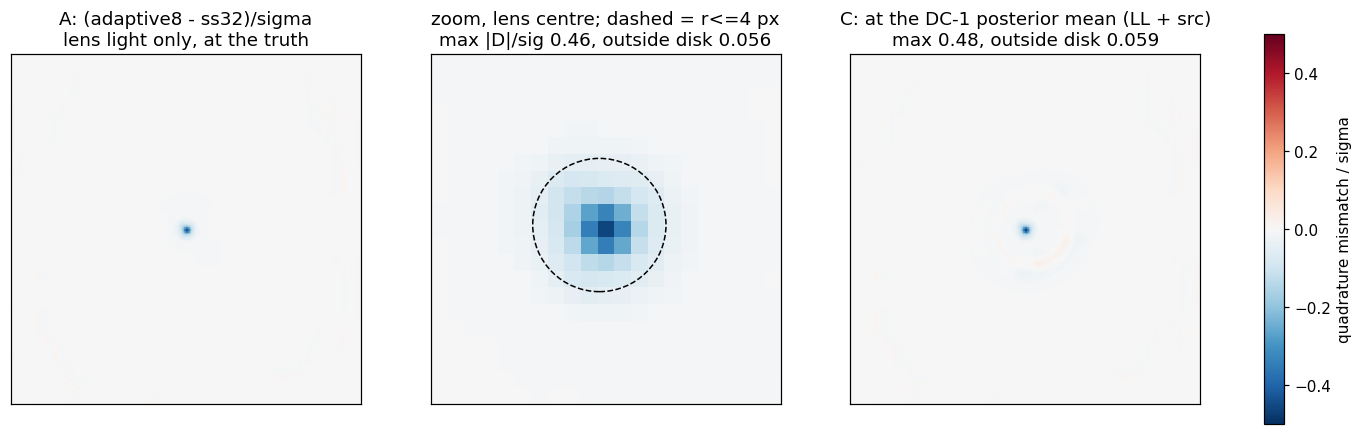

Source code (Python):
"""Can the lens-light cusp quadrature error (adaptive tier 8 vs the generator's uniform ss=32)
explain the 3-9 sigma lens-mass bias of the vela22 Sersic fit?

A. Measure the mismatch image D = LL_adaptive8(truth) - LL_ss32(truth) (lens light only; the
   generator's lens_light_only.npy IS the ss=32 truth render, reproduced here to float32).
B. Fisher linear response at the truth start z0 (truth lens + bootstrapped Sersic source):
   E[dz] = -F^-1 J^T W D, F = J^T W J, J = d(lstsq model image)/dz at the fit's quadrature.
   Convert to parameter space and divide by the MCLMC posterior sigma of the DC-1 fit.
   Also: Fisher sigma vs MCLMC sigma (is the linearisation trustworthy?).
C. Same mismatch at the DC-1 posterior-mean model (lens light + fitted Sersic source, both at
   adaptive-8 vs uniform ss=32 with the same lstsq coefficients) -> the 'undersampling at the
   MAP' doubt, and its Fisher bias.
D. Predictions for a refit with the r<=4 px lens-centre disk masked: residual quadrature bias
   and the Fisher width inflation of the mass parameters.
Outputs: vela22_cusp_bias.png / .json in this directory."""
import sys, os, json, copy, dataclasses, numpy as np, jax, jax.numpy as jnp
jax.config.update("jax_enable_x64", True)
import matplotlib; matplotlib.use("Agg"); import matplotlib.pyplot as plt
import yaml, tensorflow_probability.substrates.jax as tfp; tfd = tfp.distributions
from gigalens.jax.experimental.adaptive_supersample import AdaptiveSceneSimulator
from gigalens.jax.scene_simulator import SceneSimulator
from gigalens.jax.scene import Component, Plane, LensModel
from gigalens.jax.profiles.light import sersic
from gigalens.jax.profiles.mass import epl, shear
from gigalens_research.simtests.cli import _load_campaign
from gigalens_research.simtests.system import System
from gigalens_research.simtests.registry import get_inference_builder
from gigalens_research.simtests.experiments.vela_simulated import resolve_truth_prior_spec, _make_dist
from gigalens_research.inference_utils.params import truth_x_to_scene_params
HERE = os.path.dirname(os.path.abspath(__file__))
BASE = "/pscratch/sd/l/linusu/gigalens/simtests_results/vela_f140w_v3"; SID = "vela22_cam12_a0.400_rep00"
system = System.load(BASE + "/dataset", SID); cfg = system.sim_config; cfg1 = dataclasses.replace(cfg, supersample=1)
spec = _load_campaign("experiments/vela_f140w_v3/fit_sersic_truthinit_vela22.yaml"); kw = spec.effective_pipeline_kwargs({"fit": "sersic_truthinit_v1"})
prob = get_inference_builder(spec.inference.builder)(system, **kw)
ds = prob.datasets[0]; grid = ds.adaptive_grid; sim_ad = prob.simulators[0]
obs = jnp.asarray(prob.observed_image); err = jnp.asarray(prob.error_map); errn = np.asarray(err)
mask = np.asarray(ds.mask, bool) if ds.mask is not None else np.ones(errn.shape, bool)
z0 = np.load(f"{BASE}/runs/{SID}/fitsersic_truthinit_v1/undersampling_check/arrays.npz")["z0"]
Sfree = np.load(f"{BASE}/runs/{SID}/fitsersic_v1/mclmc/arrays.npz")["samples_z"]; D = Sfree.shape[-1]
zmean = Sfree.reshape(-1, D).mean(0); zstd = Sfree.reshape(-1, D).std(0)
post = json.load(open("experiments/vela_f140w_v3/fit_results/vela22_truthinit_v1/summary.json"))["sersic_free"]["stats"]
keys = list(prob.labeled_samples(jnp.asarray(z0)[None]).keys())
def theta(z):
    lab = prob.labeled_samples(jnp.asarray(z)[None]); return jnp.stack([jnp.asarray(lab[k], jnp.float64).reshape(()) for k in keys])
yy, xx = np.indices(errn.shape)
def disk(cy_arc, cx_arc, r_pix):
    row = (errn.shape[0] - 1) / 2 + cy_arc / cfg.delta_pix; col = (errn.shape[1] - 1) / 2 + cx_arc / cfg.delta_pix
    return np.hypot(yy - row, xx - col) <= r_pix
LL = system.truth_x[1][0]; disk4 = disk(float(LL["center_y"]), float(LL["center_x"]), 4.0)
out = {}
# ---------------- A. lens-light-only mismatch at the truth (twin non-lstsq model, as vela22_cusp_conv.py)
tps = resolve_truth_prior_spec(yaml.safe_load(open("experiments/vela_f140w_v3/campaign.yaml"))["dataset"].get("truth_prior"))
def cp(g, c): return {p: (float(d["value"]) if d["dist"] == "Fixed" else _make_dist(d, p)) for p, d in tps[g][c].items()}
src_p = {k: tfd.Normal(0.0, 1.0) for k in ["Ie", "R_sersic", "n_sersic", "e1", "e2", "center_x", "center_y"]}
model_nl = LensModel([Plane(mass=[Component(epl.EPL(50), cp("lens_mass", "0")), Component(shear.Shear(), cp("lens_mass", "1"))],
                            light=[Component(sersic.SersicEllipse(use_lstsq=False), cp("lens_light", "0"))]),
                      Plane(deflection_ratio=1.0, light=[Component(sersic.SersicEllipse(use_lstsq=False), src_p)])])
t = copy.deepcopy(system.truth_x); t[2][0] = dict(Ie=0.0, R_sersic=0.2, n_sersic=1.0, e1=0.0, e2=0.0, center_x=0.0, center_y=0.0)
p_nl = truth_x_to_scene_params(t, model_nl)
LL_ad = np.asarray(AdaptiveSceneSimulator(model_nl, cfg1, grid).simulate(p_nl)).squeeze()
LL_32 = np.asarray(SceneSimulator(model_nl, dataclasses.replace(cfg, supersample=32)).simulate(p_nl)).squeeze()
LL_file = np.load(f"{BASE}/dataset/systems/{SID}/lens_light_only.npy").astype(np.float64)
repro = np.abs(LL_32 - LL_file).max() / errn.min()
print(f"A. ss=32 twin render reproduces lens_light_only.npy to {repro:.2e} sigma (float32 file)")
dA = (LL_ad - LL_32) / errn
def summarize(d, tag):
    iy, ix = np.unravel_index(np.argmax(np.abs(d)), d.shape)
    s = dict(max_abs=float(np.abs(d).max()), argmax_rowcol=[int(iy), int(ix)], max_abs_outside_disk4=float(np.abs(d[~disk4]).max()),
             chi2_total=float((d ** 2).sum()), chi2_disk4=float((d[disk4] ** 2).sum()), chi2_outside_disk4=float((d[~disk4] ** 2).sum()),
             n_above_0p1_outside=int((np.abs(d[~disk4]) > 0.1).sum()))
    print(f"{tag}: max|D|/sig {s['max_abs']:.3f} at {s['argmax_rowcol']}, outside r<=4px disk {s['max_abs_outside_disk4']:.3f}; "
          f"chi2 total {s['chi2_total']:.3f} (disk {s['chi2_disk4']:.3f}, outside {s['chi2_outside_disk4']:.3f}); pixels >0.1sig outside: {s['n_above_0p1_outside']}")
    return s
out["A_truth_lens_light"] = summarize(dA, "A. adaptive8 - ss32, lens light only, truth"); out["A_repro_sigma"] = float(repro)
cy, cx = np.unravel_index(np.argmax(LL_32), LL_32.shape); out["A_centre_3x3"] = np.round(dA[cy-1:cy+2, cx-1:cx+2], 3).tolist()
print("   centre 3x3 (D/sig):", out["A_centre_3x3"])
# ---------------- B. Fisher linear response at z0
def model_img(z): return jnp.reshape(sim_ad.lstsq_simulate(prob.constrained(z[None]), obs, err), errn.shape)
J = np.moveaxis(np.asarray(jax.jacfwd(model_img)(jnp.asarray(z0))), -1, 0)  # (D, ny, nx)
Jt = np.asarray(jax.jacfwd(theta)(jnp.asarray(z0)))                # (K, D) d theta / d z
sig_post = np.array([post[k]["std"] for k in keys]); mean_post = np.array([post[k]["mean"] for k in keys])
def fisher(m):
    Jm = J[:, m] / errn[m]; F = Jm @ Jm.T; Fi = np.linalg.inv(F); return Jm, F, Fi
def bias(Jm, Fi, d_img, m):
    dz = -Fi @ (Jm @ d_img[m]); dth = Jt @ dz; return dz, dth
Jm, F, Fi = fisher(mask)
cov_th = Jt @ Fi @ Jt.T; sig_fisher = np.sqrt(np.diag(cov_th))
dz, dth = bias(Jm, Fi, dA, mask)
print("B. Fisher sigma / MCLMC sigma (linearisation check) and predicted cusp-quadrature bias, DC-1 fit:")
print(f"   {'param':32s} {'sigF/sigMC':>10s} {'pred bias/sig':>14s} {'observed z':>11s}")
rows = {}
for i, k in enumerate(keys):
    zobs = post[k]["z"]; rows[k] = dict(sig_ratio=float(sig_fisher[i] / sig_post[i]), pred_bias_sigma=float(dth[i] / sig_post[i]), observed_z=zobs)
    if "/mass/" in k or "planes/0/light" in k: print(f"   {k:32s} {sig_fisher[i]/sig_post[i]:10.2f} {dth[i]/sig_post[i]:14.3f} {('%.1f' % zobs) if zobs is not None else '-':>11s}")
out["B_fisher_truth"] = rows
# ---------------- C. mismatch at the DC-1 posterior mean (lens light + Sersic source, same lstsq coefficients)
pm = prob.constrained(jnp.asarray(zmean)[None])
coef = np.asarray(sim_ad.lstsq_simulate(pm, obs, err, return_coeffs=True)).ravel()
B_ad = np.asarray(sim_ad.lstsq_simulate(pm, obs, err, return_stacked=True)).squeeze()      # (ny, nx, ncomp)
sim32 = SceneSimulator(prob.model, dataclasses.replace(cfg, supersample=32))
B_32 = np.asarray(sim32.lstsq_simulate(pm, obs, err, return_stacked=True)).squeeze()
m_ad = B_ad @ coef; m_32 = B_32 @ coef; dC = (m_ad - m_32) / errn
dC_LL = (B_ad[..., 0] - B_32[..., 0]) * coef[0] / errn; dC_src = (B_ad[..., 1] - B_32[..., 1]) * coef[1] / errn
out["C_mean_full"] = summarize(dC, "C. adaptive8 - ss32 at the DC-1 posterior mean (lens light + Sersic source)")
out["C_mean_lens_light"] = summarize(dC_LL, "   ... lens-light column only"); out["C_mean_source"] = summarize(dC_src, "   ... source column only")
dzC, dthC = bias(Jm, Fi, dC, mask); out["C_fisher_mean"] = {k: float(dthC[i] / sig_post[i]) for i, k in enumerate(keys)}
print("   predicted bias/sig from the posterior-mean mismatch:", {k.split('/')[-1] + ("_sh" if "/mass/1" in k else ""): round(float(dthC[i] / sig_post[i]), 3) for i, k in enumerate(keys) if "/mass/" in k})
# ---------------- D. masked-disk refit predictions
mask2 = mask & ~disk4; Jm2, F2, Fi2 = fisher(mask2); sig2 = np.sqrt(np.diag(Jt @ Fi2 @ Jt.T))
dz2, dth2 = bias(Jm2, Fi2, dA, mask2)
out["D_masked"] = {k: dict(width_ratio=float(sig2[i] / sig_fisher[i]), residual_bias_sigma=float(dth2[i] / sig_post[i])) for i, k in enumerate(keys)}
print(f"D. r<=4 px disk masked ({int(disk4.sum())} px): Fisher width ratio (masked/full) and residual quadrature bias/sig:")
for i, k in enumerate(keys):
    if "/mass/" in k or "planes/0/light" in k: print(f"   {k:32s} {sig2[i]/sig_fisher[i]:10.2f} {dth2[i]/sig_post[i]:14.3f}")
# ---------------- figure
fig, ax = plt.subplots(1, 3, figsize=(15, 4.6))
im = ax[0].imshow(dA, origin="lower", cmap="RdBu_r", vmin=-0.5, vmax=0.5); ax[0].set_title("A: (adaptive8 - ss32)/sigma\nlens light only, at the truth")
ax[1].imshow(dA[cy-10:cy+11, cx-10:cx+11], origin="lower", cmap="RdBu_r", vmin=-0.5, vmax=0.5, extent=[cx-10.5, cx+10.5, cy-10.5, cy+10.5])
ax[1].add_patch(plt.Circle((disk4.shape[1] and ((errn.shape[1]-1)/2 + float(LL["center_x"])/cfg.delta_pix), (errn.shape[0]-1)/2 + float(LL["center_y"])/cfg.delta_pix), 4.0, fill=False, color="k", ls="--"))
ax[1].set_title(f"zoom, lens centre; dashed = r<=4 px\nmax |D|/sig {out['A_truth_lens_light']['max_abs']:.2f}, outside disk {out['A_truth_lens_light']['max_abs_outside_disk4']:.3f}")
ax[2].imshow(dC, origin="lower", cmap="RdBu_r", vmin=-0.5, vmax=0.5); ax[2].set_title(f"C: at the DC-1 posterior mean (LL + src)\nmax {out['C_mean_full']['max_abs']:.2f}, outside disk {out['C_mean_full']['max_abs_outside_disk4']:.3f}")
for a in ax: a.set_xticks([]); a.set_yticks([])
plt.colorbar(im, ax=ax.tolist(), fraction=0.02, label="quadrature mismatch / sigma")
fig.savefig(f"{HERE}/vela22_cusp_bias.png", dpi=110, bbox_inches="tight")
json.dump(out, open(f"{HERE}/vela22_cusp_bias.json", "w"), indent=1)
print("wrote", f"{HERE}/vela22_cusp_bias.png")
